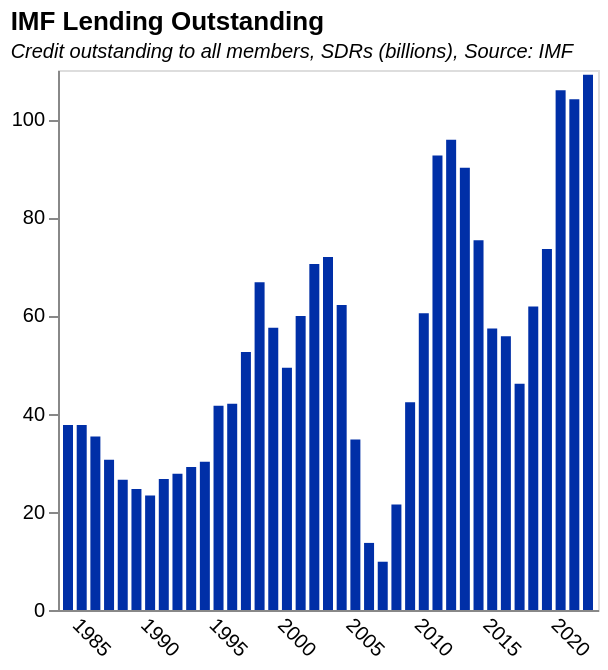

Vega-Lite specification for this chart:
### Vega-Lite specification from a JSON file in a GitHub repository (floating-point values rounded to 4 significant figures)
{"$schema": "https://vega.github.io/schema/vega-lite/v5.json", "title": {"text": "IMF Lending Outstanding ", "subtitle": "Credit outstanding to all members, SDRs (billions), Source: IMF", "subtitleFontStyle": "italic", "subtitleFontSize": 10, "anchor": "start", "color": "black"}, "data": {"values": [{"Date": "08/31/2022", "GRA Purchases": "93769635059", "PRGT 1/2/": "15254184552", "Totals": "109023819611", "Year": "2022", "Total_billion": "109.0238196"}, {"Date": "12/31/2021", "GRA Purchases": "89474552025", "PRGT 1/2/": "14554823681", "Totals": "104029375706", "Year": "2021", "Total_billion": "104.0293757"}, {"Date": "12/31/2020", "GRA Purchases": "93408630285", "PRGT 1/2/": "12481816684", "Totals": "105890446969", "Year": "2020", "Total_billion": "105.890447"}, {"Date": "12/31/2019", "GRA Purchases": "66945509865", "PRGT 1/2/": "6590835450", "Totals": "73536345315", "Year": "2019", "Total_billion": "73.53634532"}, {"Date": "12/31/2018", "GRA Purchases": "55395611392", "PRGT 1/2/": "6426181029", "Totals": "61821792421", "Year": "2018", "Total_billion": "61.82179242"}, {"Date": "12/31/2017", "GRA Purchases": "39585385873", "PRGT 1/2/": "6522280669", "Totals": "46107666542", "Year": "2017", "Total_billion": "46.10766654"}, {"Date": "12/31/2016", "GRA Purchases": "49267630851", "PRGT 1/2/": "6482647937", "Totals": "55750278788", "Year": "2016", "Total_billion": "55.75027879"}, {"Date": "12/31/2015", "GRA Purchases": "50757840741", "PRGT 1/2/": "6575911158", "Totals": "57333751899", "Year": "2015", "Total_billion": "57.3337519"}, {"Date": "12/31/2014", "GRA Purchases": "69041563463", "PRGT 1/2/": "6292755583", "Totals": "75334319046", "Year": "2014", "Total_billion": "75.33431905"}, {"Date": "12/31/2013", "GRA Purchases": "83899249061", "PRGT 1/2/": "6174392682", "Totals": "90073641743", "Year": "2013", "Total_billion": "90.07364174"}, {"Date": "12/31/2012", "GRA Purchases": "90042348252", "PRGT 1/2/": "5766292503", "Totals": "95808640755", "Year": "2012", "Total_billion": "95.80864076"}, {"Date": "12/31/2011", "GRA Purchases": "87276915790", "PRGT 1/2/": "5308609594", "Totals": "92585525384", "Year": "2011", "Total_billion": "92.58552538"}, {"Date": "12/31/2010", "GRA Purchases": "55620104510", "PRGT 1/2/": "4819344134", "Totals": "60439448644", "Year": "2010", "Total_billion": "60.43944864"}, {"Date": "12/31/2009", "GRA Purchases": "37221142436", "PRGT 1/2/": "5079705286", "Totals": "42300847722", "Year": "2009", "Total_billion": "42.30084772"}, {"Date": "12/31/2008", "GRA Purchases": "17514964723", "PRGT 1/2/": "3972372030", "Totals": "21487336753", "Year": "2008", "Total_billion": "21.48733675"}, {"Date": "12/31/2007", "GRA Purchases": "6036146757", "PRGT 1/2/": "3796945581", "Totals": "9833092338", "Year": "2007", "Total_billion": "9.833092338"}, {"Date": "12/31/2006", "GRA Purchases": "9822640239", "PRGT 1/2/": "3844020520", "Totals": "13666660759", "Year": "2006", "Total_billion": "13.66666076"}, {"Date": "12/31/2005", "GRA Purchases": "28432143237", "PRGT 1/2/": "6282121668", "Totals": "34714264905", "Year": "2005", "Total_billion": "34.71426491"}, {"Date": "12/31/2004", "GRA Purchases": "55373766674", "PRGT 1/2/": "6766029353", "Totals": "62139796027", "Year": "2004", "Total_billion": "62.13979603"}, {"Date": "12/31/2003", "GRA Purchases": "65032062712", "PRGT 1/2/": "6880893268", "Totals": "71912955980", "Year": "2003", "Total_billion": "71.91295598"}, {"Date": "12/31/2002", "GRA Purchases": "63601058794", "PRGT 1/2/": "6868671012", "Totals": "70469729806", "Year": "2002", "Total_billion": "70.46972981"}, {"Date": "12/31/2001", "GRA Purchases": "53477225409", "PRGT 1/2/": "6424578684", "Totals": "59901804093", "Year": "2001", "Total_billion": "59.90180409"}, {"Date": "12/31/2000", "GRA Purchases": "42990531049", "PRGT 1/2/": "6331595468", "Totals": "49322126517", "Year": "2000", "Total_billion": "49.32212652"}, {"Date": "12/31/1999", "GRA Purchases": "51061861875", "PRGT 1/2/": "6434274362", "Totals": "57496136237", "Year": "1999", "Total_billion": "57.49613624"}, {"Date": "12/31/1998", "GRA Purchases": "60451017051", "PRGT 1/2/": "6288825925", "Totals": "66739842976", "Year": "1998", "Total_billion": "66.73984298"}, {"Date": "12/31/1997", "GRA Purchases": "46559033783", "PRGT 1/2/": "6009867422", "Totals": "52568901205", "Year": "1997", "Total_billion": "52.56890121"}, {"Date": "12/31/1996", "GRA Purchases": "36127472805", "PRGT 1/2/": "5881609752", "Totals": "42009082557", "Year": "1996", "Total_billion": "42.00908256"}, {"Date": "12/31/1995", "GRA Purchases": "35929173412", "PRGT 1/2/": "5657438528", "Totals": "41586611940", "Year": "1995", "Total_billion": "41.58661194"}, {"Date": "12/31/1994", "GRA Purchases": "25611676952", "PRGT 1/2/": "4599768498", "Totals": "30211445450", "Year": "1994", "Total_billion": "30.21144545"}, {"Date": "12/31/1993", "GRA Purchases": "25196745031", "PRGT 1/2/": "3942792899", "Totals": "29139537930", "Year": "1993", "Total_billion": "29.13953793"}, {"Date": "12/31/1992", "GRA Purchases": "23967172718", "PRGT 1/2/": "3804463796", "Totals": "27771636514", "Year": "1992", "Total_billion": "27.77163651"}, {"Date": "12/31/1991", "GRA Purchases": "23378573926", "PRGT 1/2/": "3285717796", "Totals": "26664291722", "Year": "1991", "Total_billion": "26.66429172"}, {"Date": "12/31/1990", "GRA Purchases": "20731851093", "PRGT 1/2/": "2571911617", "Totals": "23303762710", "Year": "1990", "Total_billion": "23.30376271"}, {"Date": "12/31/1989", "GRA Purchases": "22315104224", "PRGT 1/2/": "2334886562", "Totals": "24649990786", "Year": "1989", "Total_billion": "24.64999079"}, {"Date": "12/31/1988", "GRA Purchases": "24750004884", "PRGT 1/2/": "1773964293", "Totals": "26523969177", "Year": "1988", "Total_billion": "26.52396918"}, {"Date": "12/31/1987", "GRA Purchases": "28751979125", "PRGT 1/2/": "1866342930", "Totals": "30618322055", "Year": "1987", "Total_billion": "30.61832206"}, {"Date": "12/31/1986", "GRA Purchases": "33334905644", "PRGT 1/2/": "2013169931", "Totals": "35348075575", "Year": "1986", "Total_billion": "35.34807558"}, {"Date": "12/31/1985", "GRA Purchases": "35194787249", "PRGT 1/2/": "2470247948", "Totals": "37665035197", "Year": "1985", "Total_billion": "37.6650352"}, {"Date": "12/31/1984", "GRA Purchases": "34936772393", "PRGT 1/2/": "2769874900", "Totals": "37706647293", "Year": "1984", "Total_billion": "37.70664729"}, {"Date": "", "GRA Purchases": "", "PRGT 1/2/": "", "Totals": "", "Year": "", "Total_billion": ""}, {"Date": "", "GRA Purchases": "", "PRGT 1/2/": "", "Totals": "", "Year": "", "Total_billion": ""}, {"Date": " 1/ Includes loans under the Structural Adjustment Facility and Trust Fund.", "GRA Purchases": "", "PRGT 1/2/": "", "Totals": "", "Year": "", "Total_billion": ""}, {"Date": "", "GRA Purchases": "", "PRGT 1/2/": "", "Totals": "", "Year": "", "Total_billion": ""}, {"Date": " 2/ Formerly PRGF-ESF.", "GRA Purchases": "", "PRGT 1/2/": "", "Totals": "", "Year": "", "Total_billion": ""}], "format": {"parse": {"Year": "date"}}}, "height": 270, "width": 270, "mark": {"type": "bar", "color": "rgb(0,47,167"}, "encoding": {"x": {"field": "Year", "type": "temporal", "axis": {"title": null, "grid": false, "ticks": false, "labelAngle": 45}}, "y": {"field": "Total_billion", "type": "quantitative", "title": "", "axis": {"grid": false}}}}
